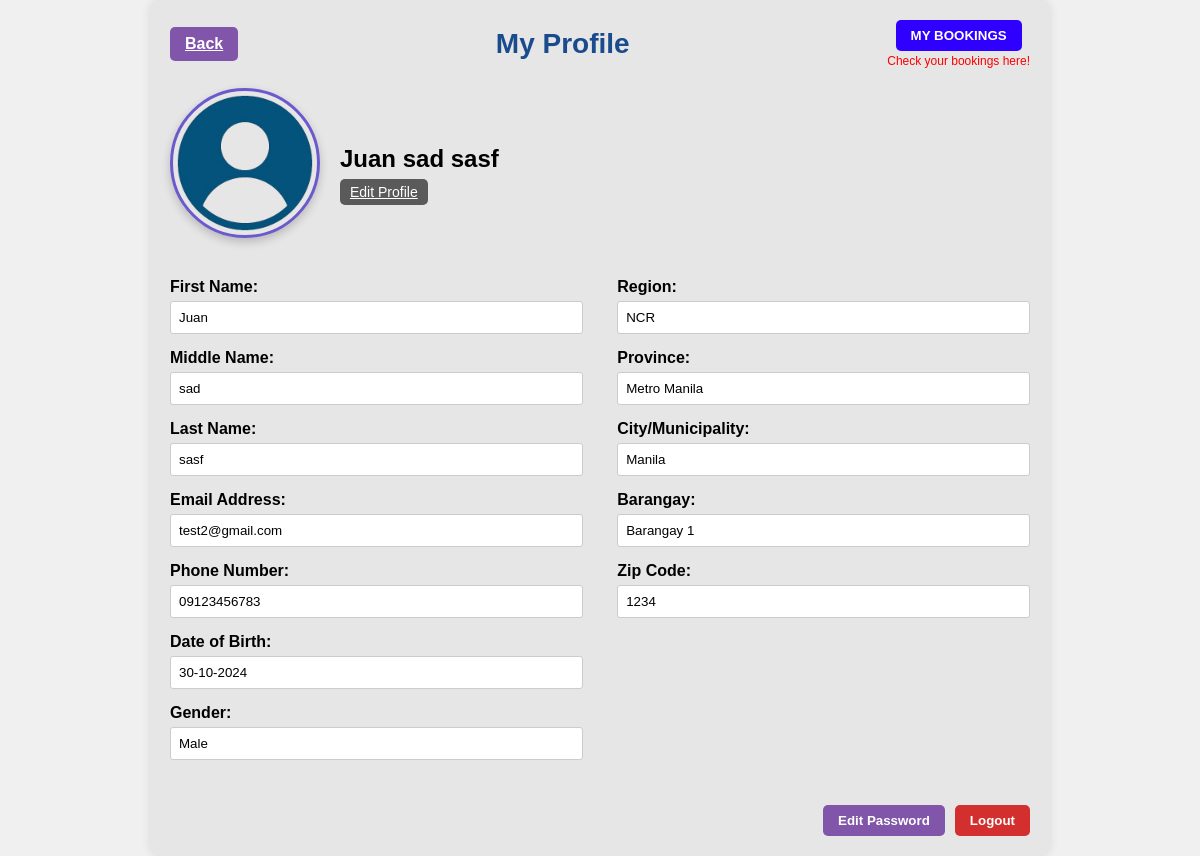
The app's page /profile.php (signed in) with its own data.
### tables this page shows
CREATE TABLE `patients` (
  `id` int(11) NOT NULL,
  `first_name` varchar(50) NOT NULL,
  `middle_name` varchar(50) DEFAULT NULL,
  `last_name` varchar(50) NOT NULL,
  `email` varchar(100) NOT NULL,
  `phone_number` varchar(15) NOT NULL,
  `region` varchar(50) NOT NULL,
  `region_name` varchar(100) DEFAULT NULL,
  `province` varchar(50) NOT NULL,
  `province_name` varchar(100) DEFAULT NULL,
  `city` varchar(50) NOT NULL,
  `city_name` varchar(100) DEFAULT NULL,
  `barangay` varchar(50) NOT NULL,
  `barangay_name` varchar(100) DEFAULT NULL,
  `zip_code` varchar(10) NOT NULL,
  `date_of_birth` date NOT NULL,
  `password_hash` varchar(255) NOT NULL,
  `gender` enum('Male','Female','Other') NOT NULL,
  `role` enum('dentist','dental_helper','user') DEFAULT 'user',
  `created_at` timestamp NOT NULL DEFAULT current_timestamp(),
  `profile_img` varchar(255) DEFAULT 'profile-placeholder.jpg',
  `profile_picture` varchar(255) NOT NULL DEFAULT 'profile-placeholder.jpg'
);

### includes/profile_functions.php (called while the page is built, shortened)
<?php
function get_profile_image_url($user_id = null, $size = 'small') {
    $default_image = '/M_A_Oida_Dental_Clinic/assets/photos/default_avatar.png';
    $image_path = '/M_A_Oida_Dental_Clinic/assets/images/profiles/user_' . $user_id . '.jpg';
    $server_path = $_SERVER['DOCUMENT_ROOT'] . $image_path;
    return $default_image;
}
?>

### profile.php (the view, shortened to what this page needs)
<?php
require 'db.php';
require_once('includes/profile_functions.php');
$user_id = $_SESSION['user_id'] ?? null;
$sql = "
    SELECT
        first_name, middle_name, last_name, email,
        phone_number, date_of_birth, gender,
        region, province, city, barangay, zip_code,
        profile_picture
    FROM patients
    WHERE id = ?
";
$stmt = $conn->prepare($sql);
$stmt->bind_param("i", $user_id);
$stmt->execute();
$user = $stmt->get_result()->fetch_assoc();
$formatted_dob = date('d-m-Y', strtotime($user['date_of_birth']));
?>
<!DOCTYPE html>
<html lang="en">
<head>
  <link rel="stylesheet" href="assets/css/profiles.css">
  <link rel="stylesheet" href="assets/css/profile-icon.css">
  <link rel="stylesheet" href="https://cdnjs.cloudflare.com/ajax/libs/font-awesome/6.4.2/css/all.min.css">
</head>
<body>
  <div class="profile-container">
    <div class="header">
      <a href="index.php" class="back-btn">Back</a>
      <h1 class="profile-title">My Profile</h1>
      <div class="bookings-btn">
        <a href="mybookings.php">
          <button>MY BOOKINGS</button>
        </a>
        <p class="booking-note">Check your bookings here!</p>
      </div>
    </div>
    <div class="profile-content">
      <div class="profile-pic-section">
        <div class="profile-pic-container">
          <img
            src="<?= get_profile_image_url($user_id) ?>"
            alt="Profile Picture"
            class="profile-pic">
        </div>
        <div class="profile-name-header">
          <h2>
            <?= htmlspecialchars(trim("{$user['first_name']} {$user['middle_name']} {$user['last_name']}")) ?>
          </h2>
          <a href="edit_profile.php" class="edit-profile-btn">Edit Profile</a>
        </div>
      </div>
      <div class="profile-info">
        <div class="info-column">
          <div class="form-group">
            <label>First Name:</label>
            <input type="text" value="<?= htmlspecialchars($user['first_name']) ?>" readonly>
          </div>
          <div class="form-group">
            <label>Middle Name:</label>
            <input type="text" value="<?= htmlspecialchars($user['middle_name'] ?: 'N/A') ?>" readonly>
          </div>
          <div class="form-group">
            <label>Last Name:</label>
            <input type="text" value="<?= htmlspecialchars($user['last_name']) ?>" readonly>
          </div>
          <div class="form-group">
            <label>Email Address:</label>
            <input type="email" value="<?= htmlspecialchars($user['email']) ?>" readonly>
          </div>
          <div class="form-group">
            <label>Phone Number:</label>
            <input type="text" value="<?= htmlspecialchars($user['phone_number']) ?>" readonly>
          </div>
          <div class="form-group">
            <label>Date of Birth:</label>
            <input type="text" value="<?= $formatted_dob ?>" readonly>
          </div>
          <div class="form-group">
            <label>Gender:</label>
            <input type="text" value="<?= htmlspecialchars($user['gender']) ?>" readonly>
          </div>
        </div>
        <div class="info-column">
          <div class="form-group">
            <label>Region:</label>
            <input type="text" value="<?= htmlspecialchars($user['region']) ?>" readonly>
          </div>
          <div class="form-group">
            <label>Province:</label>
            <input type="text" value="<?= htmlspecialchars($user['province']) ?>" readonly>
          </div>
          <div class="form-group">
            <label>City/Municipality:</label>
            <input type="text" value="<?= htmlspecialchars($user['city']) ?>" readonly>
          </div>
          <div class="form-group">
            <label>Barangay:</label>
            <input type="text" value="<?= htmlspecialchars($user['barangay']) ?>" readonly>
          </div>
          <div class="form-group">
            <label>Zip Code:</label>
            <input type="text" value="<?= htmlspecialchars($user['zip_code']) ?>" readonly>
          </div>
        </div>
      </div>
      <div class="action-buttons">
        <button class="edit-password-btn">Edit Password</button>
        <form action="logout.php" method="POST">
          <button type="submit" class="logout-btn">Logout</button>
        </form>
      </div>
    </div>
  </div>
</body>
</html>

### assets/css/profiles.css (style rules this page uses)
* { margin: 0; padding: 0; box-sizing: border-box; font-family: Arial, sans-serif; }
body { background-color: #f0f0f0; display: flex; justify-content: center; align-items: center; min-height: 100vh; }
.profile-container { width: 900px; background-color: #e6e6e6; border-radius: 10px; padding: 20px; box-shadow: 0 0 10px rgba(0, 0, 0, 0.1); }
.header { display: flex; justify-content: space-between; align-items: center; margin-bottom: 20px; }
.profile-title { color: #1a4b8c; font-size: 28px; font-weight: bold; text-align: center; flex-grow: 1; }
.back-btn { background-color: #8055aa; color: white; border: none; border-radius: 5px; padding: 8px 15px; font-weight: bold; cursor: pointer; }
.bookings-btn { text-align: center; }
.bookings-btn button { background-color: #2f00ff; color: white; border: none; border-radius: 5px; padding: 8px 15px; font-weight: bold; cursor: pointer; }
.booking-note { color: #ff0000; font-size: 12px; margin-top: 3px; }
.profile-pic-section { display: flex; align-items: center; margin-bottom: 20px; }
.profile-pic-container { width: 100px; height: 100px; border: 2px solid #7a49a5; border-radius: 5px; overflow: hidden; margin-right: 20px; }
.profile-pic { width: 100%; height: 100%; object-fit: cover; }
.profile-name-header { flex-grow: 1; }
.profile-name-header h2 { font-size: 24px; margin-bottom: 10px; margin-left: 20px; }
.edit-profile-btn { background-color: #5a5a5a; color: white; border: none; border-radius: 5px; padding: 5px 10px; font-size: 14px; cursor: pointer; margin-left: 20px; }
.profile-info { display: flex; justify-content: space-between; }
.info-column { width: 48%; }
.form-group { margin-bottom: 15px; }
.form-group label { display: block; font-weight: bold; margin-bottom: 5px; }
.form-group input, .form-group select { width: 100%; padding: 8px; border: 1px solid #ccc; border-radius: 3px; background-color: white; }
.action-buttons { display: flex; justify-content: flex-end; margin-top: 30px; gap: 10px; }
.edit-password-btn { background-color: #8055aa; color: white; border: none; border-radius: 5px; padding: 8px 15px; font-weight: bold; cursor: pointer; }
.logout-btn { background-color: #d32f2f; color: white; border: none; border-radius: 5px; padding: 8px 15px; font-weight: bold; cursor: pointer; }

### records on screen
patients: first_name+middle_name+last_name "Juan sad sasf", first_name "Juan", middle_name "sad", last_name "sasf", email "test2@gmail.com", phone_number "09123456783", date_of_birth "30-10-2024", gender "Male", region "NCR", province "Metro Manila", city "Manila", barangay "Barangay 1", zip_code "1234"
